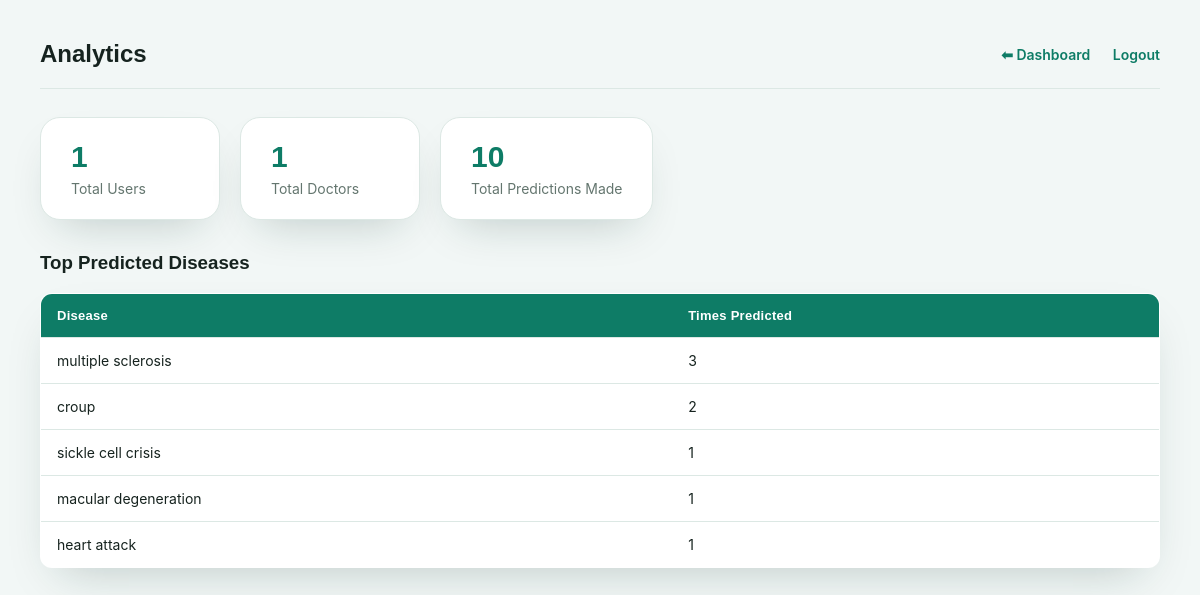
The app's page /admin/analytics (signed in) with its own data.
### database/model.py (models this page shows, shortened)
class PredictionHistory(db.Model):
    __tablename__ = "prediction_history"
    id = db.Column(db.Integer, primary_key=True)
    user_id = db.Column(
        db.Integer,
        db.ForeignKey("users.id"),
        nullable=False
    )
    symptoms = db.Column(db.Text, nullable=False)
    predicted_disease = db.Column(
        db.String(150),
        nullable=False
    )
    confidence = db.Column(db.Float)
    prediction_date = db.Column(
        db.DateTime,
        server_default=db.func.now()
    )
    user = db.relationship(
    "User",
    backref=db.backref(
        "predictions",
        lazy=True,
        cascade="all, delete-orphan"
    )
)

### routes/admin.py (the view)
@admin.route("/analytics")
@admin_required
def analytics():
    total_users = User.query.filter_by(role="user").count()
    total_doctors = User.query.filter_by(role="doctor").count()
    total_predictions = PredictionHistory.query.count()
    top_diseases = db.session.query(
        PredictionHistory.predicted_disease,
        db.func.count(PredictionHistory.id).label("count")
    ).group_by(
        PredictionHistory.predicted_disease
    ).order_by(
        db.func.count(PredictionHistory.id).desc()
    ).limit(5).all()
    return render_template(
        "admin/analytics.html",
        total_users=total_users,
        total_doctors=total_doctors,
        total_predictions=total_predictions,
        top_diseases=top_diseases
    )

### app.py (called while the page is built)
@login_manager.user_loader
def load_user(user_id):
    return User.query.get(int(user_id))

### routes/admin.py (called while the page is built)
def admin_required(view_func):
    @wraps(view_func)
    def wrapped(*args, **kwargs):
        if not current_user.is_authenticated or current_user.role != "admin":
            flash("Please login as an admin to continue.", "danger")
            return redirect(url_for("admin.login"))
        return view_func(*args, **kwargs)
    return wrapped

### templates/admin/analytics.html (shortened to what this page needs)
<!DOCTYPE html>
<html>
<head>
    <link rel="stylesheet" href="{{ url_for('static', filename='css/dashboard.css') }}">
</head>
<body>
<div class="navbar">
    <h2>Analytics</h2>
    <div>
        <a href="{{ url_for('admin.dashboard') }}">⬅ Dashboard</a>
        <a href="{{ url_for('admin.logout') }}">Logout</a>
    </div>
</div>
<div class="cards">
    <div class="card">
        <h3>{{ total_users }}</h3>
        <p>Total Users</p>
    </div>
    <div class="card">
        <h3>{{ total_doctors }}</h3>
        <p>Total Doctors</p>
    </div>
    <div class="card">
        <h3>{{ total_predictions }}</h3>
        <p>Total Predictions Made</p>
    </div>
</div>
<h3>Top Predicted Diseases</h3>
<table>
    <tr>
        <th>Disease</th>
        <th>Times Predicted</th>
    </tr>
    {% for disease, count in top_diseases %}
    <tr>
        <td>{{ disease }}</td>
        <td>{{ count }}</td>
    </tr>
    {% endfor %}
</table>
</body>
</html>

### static/css/dashboard.css (style rules this page uses)
:root { --bg: #f2f7f6; --surface: #ffffff; --primary: #0e7c66; --primary-dark: #095b4b; --accent: #e8895c; --danger: #d64545; --danger-dark: #b3352f; --text: #16231f; --muted: #64766f; --border: #dce8e4; --radius-lg: 20px; --radius-md: 12px; --shadow: 0 20px 45px -20px rgba(14, 55, 46, 0.25); }
* { box-sizing: border-box; }
body { font-family: 'Inter', -apple-system, Arial, sans-serif; background: var(--bg); color: var(--text); margin: 0; padding: 40px; }
h2, h3 { font-family: 'Sora', sans-serif; }
.navbar { display: flex; justify-content: space-between; align-items: center; margin-bottom: 28px; padding-bottom: 20px; border-bottom: 1px solid var(--border); }
.navbar h2 { margin: 0; font-weight: 700; color: var(--text); }
.navbar a { color: var(--primary); text-decoration: none; margin-left: 18px; font-weight: 600; font-size: 14px; transition: color 0.15s ease; }
.cards { display: flex; gap: 20px; margin-bottom: 32px; flex-wrap: wrap; }
.card { background: var(--surface); border: 1px solid var(--border); box-shadow: var(--shadow); border-radius: var(--radius-lg); padding: 22px 30px; min-width: 180px; }
.card h3 { margin: 0 0 6px 0; color: var(--primary); font-size: 30px; font-weight: 700; }
.card p { margin: 0; color: var(--muted); font-size: 14px; }
table { width: 100%; border-collapse: collapse; background: var(--surface); border-radius: var(--radius-md); overflow: hidden; box-shadow: var(--shadow); border: 1px solid var(--border); }
th, td { border-bottom: 1px solid var(--border); padding: 14px 16px; text-align: left; font-size: 14px; }
th { background: var(--primary); color: #fff; font-family: 'Sora', sans-serif; font-weight: 700; font-size: 13px; letter-spacing: 0.02em; }
tr:last-child td { border-bottom: none; }

### records on screen
PredictionHistory: predicted_disease "croup", id "2"
PredictionHistory: predicted_disease "sickle cell crisis", user "1"
PredictionHistory: predicted_disease "macular degeneration", count "1"
PredictionHistory: predicted_disease "heart attack", count "1"

### other values on screen
{{ total_users }} "1"
{{ total_doctors }} "1"
{{ total_predictions }} "10"
{{ disease }} "multiple sclerosis"
{{ count }} "3"
